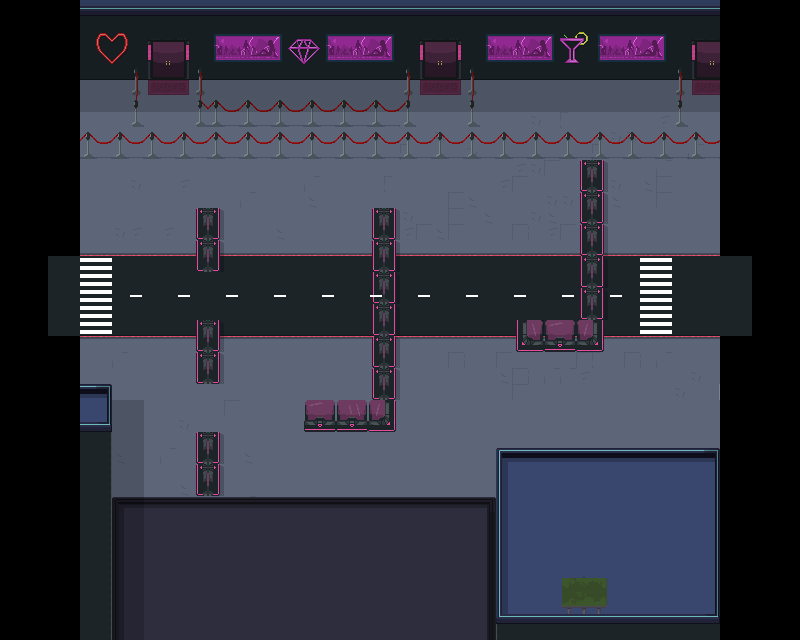

This game map was drawn from its Tiled (.tmx) file and the tilesets committed beside it. A one-line description and the trimmed map source follow:
An orthogonal 50x40 tile map with 16x16 px tiles, 7 tile layers (Suelo, DecoracionSuelo, Paredes, Decoracion, ...), 4 tilesets and 7 objects (3x Spawner, 2x Right, 2x Left).

<map version="1.0" tiledversion="1.0.3" orientation="orthogonal" renderorder="right-down" width="50" height="40" tilewidth="16" tileheight="16" nextobjectid="43">
 <tileset firstgid="1" source="../../tileset/city.tsx" />
 <tileset firstgid="257" source="../../tileset/City2.tsx" />
 <tileset firstgid="769" source="../../tileset/CityProps.tsx" />
 <tileset firstgid="1137" source="../../tileset/Buildings.tsx" />
 <layer name="Suelo" width="50" height="40">
  <data>[2000 cells, 1620 non-empty, 2 distinct tile ids]</data>
 </layer>
 <layer name="DecoracionSuelo" width="50" height="40">
  <data>[2000 cells, 372 non-empty, 14 distinct tile ids]</data>
 </layer>
 <layer name="Paredes" width="50" height="40">
  <data>[2000 cells, 788 non-empty, 89 distinct tile ids]</data>
 </layer>
 <layer name="Decoracion" width="50" height="40">
  <data>[2000 cells, 160 non-empty, 50 distinct tile ids]</data>
 </layer>
 <objectgroup name="Animados" />
 <layer name="Decoracion2" width="50" height="40">
  <data>[2000 cells, 8 non-empty, 8 distinct tile ids]</data>
 </layer>
 <layer name="Aire" width="50" height="40">
  <data>[2000 cells, 96 non-empty, 1 distinct tile ids]</data>
 </layer>
 <layer name="Sombra" width="50" height="40">
  <data>[2000 cells, 310 non-empty, 1 distinct tile ids]</data>
 </layer>
 <objectgroup name="Puertas">
  <object id="19" name="Right" x="736" y="256" width="16.6667" height="79" />
  <object id="31" name="Left" x="48" y="256" width="16" height="80.5" />
 </objectgroup>
 <objectgroup name="Entradas">
  <object id="26" name="Right" gid="255" x="688" y="288" width="16" height="16" />
  <object id="28" name="Left" gid="255" x="80" y="288" width="16" height="16" />
 </objectgroup>
 <objectgroup name="Spawners" offsetx="-60" offsety="33">
  <object id="20" name="Spawner" gid="240" x="528" y="208" width="16" height="16">
   <properties>
    <property name="Bomber" type="bool" value="true" />
    <property name="Charger" type="bool" value="true" />
    <property name="Gunner" type="bool" value="false" />
    <property name="Stalker" type="bool" value="true" />
    <property name="Turret" type="bool" value="false" />
   </properties>
  </object>
  <object id="21" name="Spawner" gid="240" x="338" y="250" width="16" height="16">
   <properties>
    <property name="Bomber" type="bool" value="false" />
    <property name="Charger" type="bool" value="true" />
    <property name="Gunner" type="bool" value="false" />
    <property name="Stalker" type="bool" value="true" />
    <property name="Turret" type="bool" value="false" />
   </properties>
  </object>
  <object id="33" name="Spawner" gid="240" x="512" y="368" width="16" height="16">
   <properties>
    <property name="Bomber" type="bool" value="true" />
    <property name="Charger" type="bool" value="true" />
    <property name="Gunner" type="bool" value="false" />
    <property name="Stalker" type="bool" value="false" />
    <property name="Turret" type="bool" value="false" />
   </properties>
  </object>
 </objectgroup>
</map>
